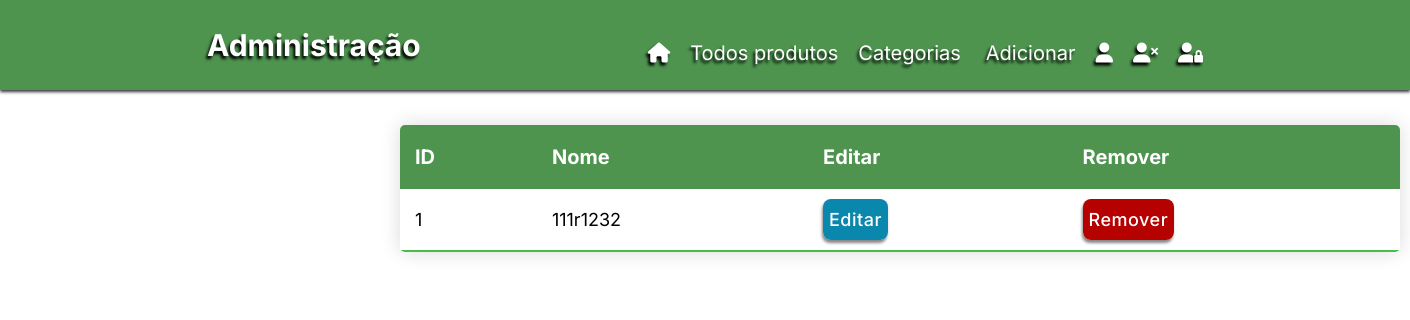
Page /category on the earlier database version.
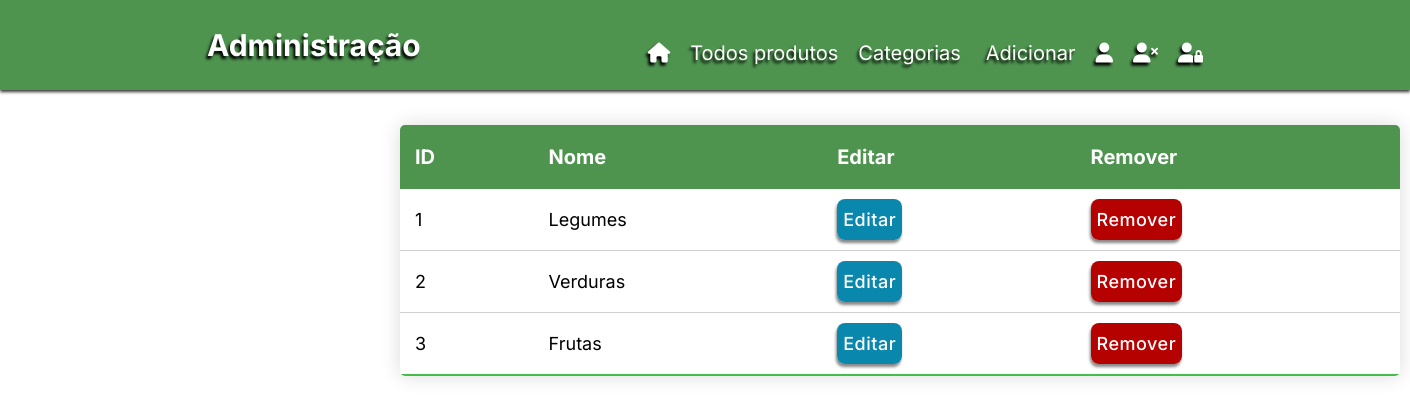
Same page on the later database version.
### shop/produtos/models.py (models this page shows, shortened)
class Category(db.Model):
    id= db.Column(db.Integer, primary_key=True)
    name= db.Column(db.String(30), nullable=False, unique=True)

### shop/admin/routes.py (the view)
@app.route('/category')
def category():
    categories=  Category.query.order_by(Category.id.desc()).all()
    return render_template('admin/cat.html', title='Category page', categories=categories)

### shop/templates/admin/cat.html (shortened to what this page needs)
{% block content %}
<!DOCTYPE html>
<html lang="en">
<head>
    <link rel="stylesheet" href="{{url_for('static', filename='css/style.css')}}">
</head>
<body>
    <nav class="navbar">
        <div class="logo">
            <a href="/admin" >
                <h1>Administração</h1>
            </a>
        </div>
        <ul class="nav-list">
            <li>
                <a href="/" title="LOJA.">
                    <i class="fa-solid fa-house"></i>
                </a>
            </li>
            <li><a href="/admin">Todos produtos</a></li>
            <li><a href="/category">Categorias</a></li>
            <div class="conteiner">
                <button class="click">Adicionar</button>
            </div>
            <li><a href="/admin/login" title="Login/Register">
                <i class="fa-solid fa-user"></i>
            </a>
            </li>
            <li>
                <a href="/logout" title="Logout">
                    <i class="fa-solid fa-user-xmark"></i>
                </a>
            </li>
            <li><a href="/admin" title="Área retrista">
                <i class="fa-solid fa-user-lock"></i>
            </a>
            </li>
        </ul>
    </nav>
    <table class="content-table">
        <thead>
            <tr>
                <th>ID</th>
                <th>Nome</th>
                <th>Editar</th>
                <th>Remover</th>
            </tr>
        </thead>
            {% if categories %}
            {% for category in categories %}
        <tbody>
                <td>{{loop.index}}</td>
                <td>{{category.name}}</td>
                <td>
                    <a href="{{url_for('updatecat', id=category.id)}}" class="btn-edit">
                        Editar
                    </a>
                </td>
                <td>
                    <a href="{{url_for('deletecat', id=category.id)}}" class="btn-delete">
                        Remover
                    </a>
                </td>>
            {% endfor %}
            {% endif %}
        </tbody>
</body>
</html>
{% endblock content %}

### shop/static/css/style.css (style rules this page uses)
* { margin: 0; padding: 0; box-sizing: border-box; scroll-behavior: smooth; }
body { overflow-x: hidden; background: #ffffff; }
.navbar a { font-size: 20px; color: rgb(255, 255, 255); text-decoration: none; transition: 0.3s; }
ul { list-style: none; }
.navbar { text-shadow: -2px 3px 3px rgb(0, 0, 0); font-family: 'Inter', sans-serif; background: #4E944F; position: fixed; height: 90px; display: flex; align-items: center; width: 100%; justify-content: space-evenly; color: rgb(255, 255, 255); z-index: 1100; box-shadow: 0px 2px 3px #353535; }
.nav-list { list-style: none; display: flex; margin-top: 15px; }
.nav-list li { margin-left: 20px; }
.conteiner { position: relative; }
.click { outline: none; border: none; background-color: #4E944F; text-shadow: -2px 3px 3px rgb(0, 0, 0); font-family: 'Inter', sans-serif; font-size: 20px; color: rgb(255, 255, 255); text-decoration: none; transition: 0.3s; margin-left: 25px; }
.content-table { color: black; font-family: 'Inter'; position:absolute; top:15%; left:400px; border-collapse: collapse; margin: 5px 0; font-size: 0.9em; min-width: 1000px; border-radius: 5px; overflow: hidden; box-shadow: 0 0 20px rgba(0, 0, 0, 0.15); }
.content-table thead tr { font-size: 20px; background: rgb(78, 148, 79); color: #ffffff; text-align: left; font-weight: bold; }
.content-table td { font-size: 18px; }
.content-table th, .content-table td { padding: 20px 15px; }
.content-table tbody:last-of-type { border-bottom: 2px solid rgb(71, 189, 73); }
.btn-edit { margin-bottom: 3px; margin-top: 10px; width: 20%; padding: 10px 6px; border: none; border-radius: 8px; outline: none; font-weight: 500; letter-spacing: 0.5px; color: #ffffff; background: rgb(10, 135, 173); cursor: pointer; box-shadow: -1px 3px 3px #888787; text-decoration: none; }
.btn-delete { margin-bottom: 3px; margin-top: 10px; width: 20%; padding: 10px 6px; border: none; border-radius: 8px; outline: none; font-weight: 500; letter-spacing: 0.5px; color: #ffffff; background: rgb(182, 1, 1); cursor: pointer; box-shadow: -1px 3px 3px #888787; text-decoration: none; }

Differences in the rows shown:
removed Category: name "111r1232"
added Category: name "Legumes"
added Category: name "Verduras"
added Category: name "Frutas"
